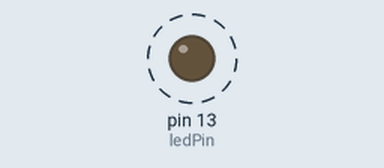
This sketch was run on a simulated Arduino Uno, built with avr-gcc and run on an emulated ATmega328P. Parts: output pins drawn as LEDs (lit = HIGH). Dashed ring = blinking.

Above: at 0.2 s.
Timing chart, 0 to 3.0 s (numbered marks = the images above):
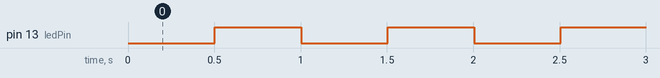

Measured:
- by itself, pin 13 (ledPin): alternates HIGH for 0.50 s and LOW for 0.50 s

The sketch:

interrupt_POC.ino
```cpp
const unsigned char interruptPin = 7;
const unsigned char ledPin = 13;
volatile bool stopped = false;
volatile unsigned long last_stop = 0;
unsigned long time = millis();

void setup() {
  pinMode(ledPin,OUTPUT);
  pinMode(interruptPin, INPUT_PULLUP);
  attachInterrupt(digitalPinToInterrupt(interruptPin), disable_isr, FALLING);

}

void loop() {
  if(!stopped){
    if(millis()-time>500){
      digitalWrite(ledPin,!digitalRead(ledPin));
      time = millis();
    }
  }else{
    digitalWrite(ledPin,LOW);
  }
}

void disable_isr() {
  if(micros() - last_stop>500000){
    stopped = !stopped;
    last_stop = micros();
  }
}
```
